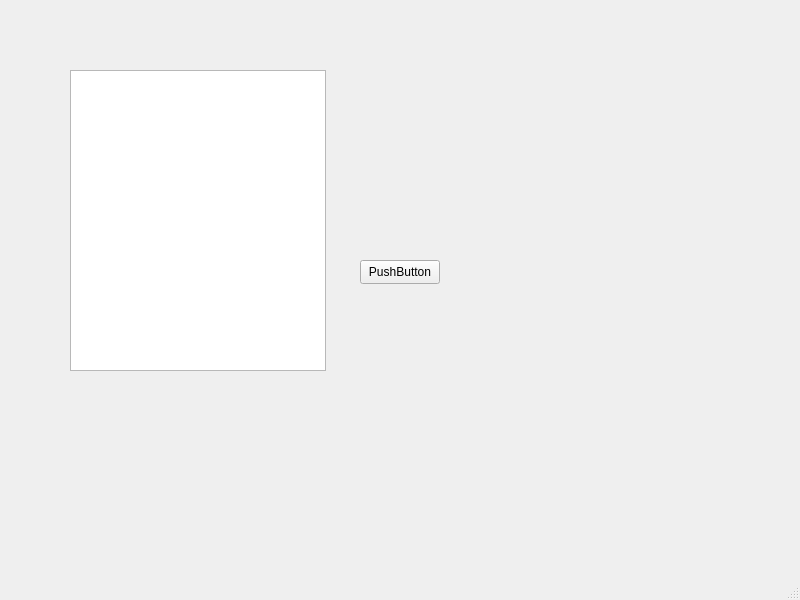
<?xml version="1.0" encoding="UTF-8"?>
<ui version="4.0">
 <class>MainWindow</class>
 <widget class="QMainWindow" name="MainWindow">
  <property name="geometry">
   <rect>
    <x>0</x>
    <y>0</y>
    <width>800</width>
    <height>600</height>
   </rect>
  </property>
  <property name="windowTitle">
   <string>MainWindow</string>
  </property>
  <widget class="QWidget" name="centralwidget">
   <widget class="QPushButton" name="pushButton">
    <property name="geometry">
     <rect>
      <x>360</x>
      <y>260</y>
      <width>80</width>
      <height>24</height>
     </rect>
    </property>
    <property name="text">
     <string>PushButton</string>
    </property>
   </widget>
   <widget class="QListWidget" name="listWidget">
    <property name="geometry">
     <rect>
      <x>70</x>
      <y>70</y>
      <width>256</width>
      <height>301</height>
     </rect>
    </property>
   </widget>
  </widget>
  <widget class="QMenuBar" name="menubar">
   <property name="geometry">
    <rect>
     <x>0</x>
     <y>0</y>
     <width>800</width>
     <height>21</height>
    </rect>
   </property>
  </widget>
  <widget class="QStatusBar" name="statusbar"/>
 </widget>
 <resources/>
 <connections/>
</ui>
